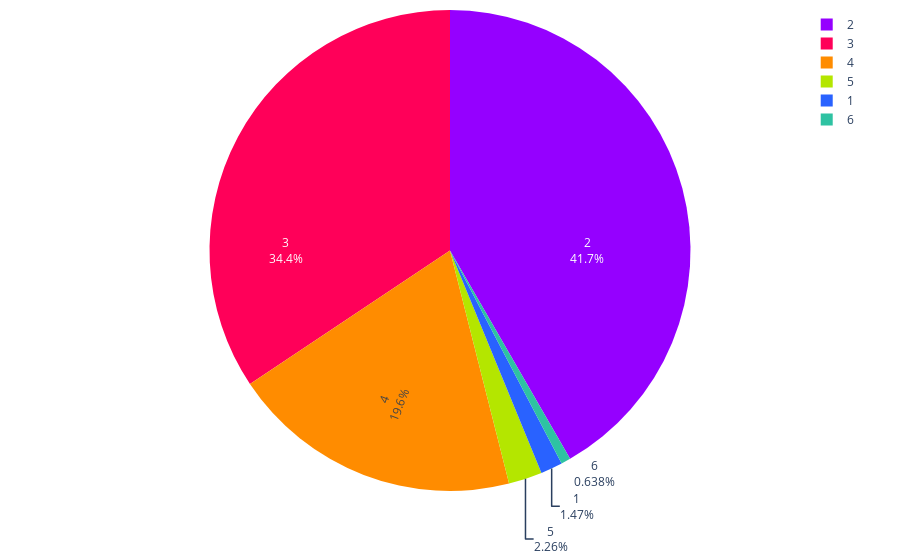

Notebook source saved alongside this figure:
### Code cell
def sumar_tablas(dataframes_list):
    tabla_suma = None
    
    for df in dataframes_list:
        tabla_actual = df.groupby(['recamaras', 'segmento'],observed=False).size().unstack(fill_value=0)
        
        if tabla_suma is None:
            tabla_suma = tabla_actual
        else:
            tabla_suma = tabla_suma.add(tabla_actual, fill_value=0)
    
    print("Tabla general de frecuencia:")
    print(tabla_suma)
    
    fig = graficar_tabla(tabla_suma)
    
    # Guardar la gráfica como archivo HTML
    guardar_grafico_como_html(fig, 'g_pie_recamaras', carpeta='assets/graficas')
    
    return fig

colores = ['#2962ff', '#9500ff', '#ff0059', '#ff8c00', '#b4e600', '#2EC2A2','#E50CB6','#4225CF','#2CBA4D']

def graficar_tabla(tabla):
    segmentos = tabla.index
    valores = tabla.iloc[:, 0].tolist()  # Tomamos los valores de la primera columna de la tabla
    etiquetas = tabla.columns[0]  # Tomamos el nombre de la primera columna como etiqueta

    fig1 = go.Figure(data=[go.Pie(
        labels=segmentos, 
        values=valores,
        marker=dict(colors=colores),
        textinfo='label+percent',
        insidetextorientation='radial'        
        )])

    fig1.update_layout(
        # title="Número de Recamaras"
        plot_bgcolor='rgba(0,0,0,0)',  # Color de fondo del gráfico
        margin=dict(l=10, r=10, t=10, b=10), # Ajusta los márgenes (left, right, top, bottom)
        )

    fig1.show()
    return fig1

def guardar_grafico_como_html(fig, nombre_archivo, carpeta='assets/graficas'):
    # Crear la carpeta si no existe
    if not os.path.exists(carpeta):
        os.makedirs(carpeta)
    # Configuración personalizada para la gráfica
    config = {
        'displaylogo': False,  # Ocultar el logo de Plotly
        'modeBarButtonsToRemove': [
            'toImage',       # Botón para guardar como imagen
            'select2d',      # Box select
            'lasso2d',       # Lasso select
            'resetScale2d',  # Reset Axes
        ]
    }

    # Guardar la gráfica como archivo HTML
    pio.write_html(fig, f'{carpeta}/{nombre_archivo}.html', config=config)

# Llamar a la función sumar_tablas con la lista de DataFrames como argumento
fig1 = sumar_tablas(dataframes_list)

### Figure 1 — Plotly figure (JSON) as saved in the notebook; plotly's stock layout.template omitted (floating-point values rounded to 4 significant figures)
{"data": [{"insidetextorientation": "radial", "labels": ["1", "2", "3", "4", "5", "6"], "marker": {"colors": ["#2962ff", "#9500ff", "#ff0059", "#ff8c00", "#b4e600", "#2EC2A2", "#E50CB6", "#4225CF", "#2CBA4D"]}, "textinfo": "label+percent", "type": "pie", "values": [30, 849, 700, 399, 46, 13]}], "layout": {"margin": {"b": 10, "l": 10, "r": 10, "t": 10}, "plot_bgcolor": "rgba(0,0,0,0)"}}
